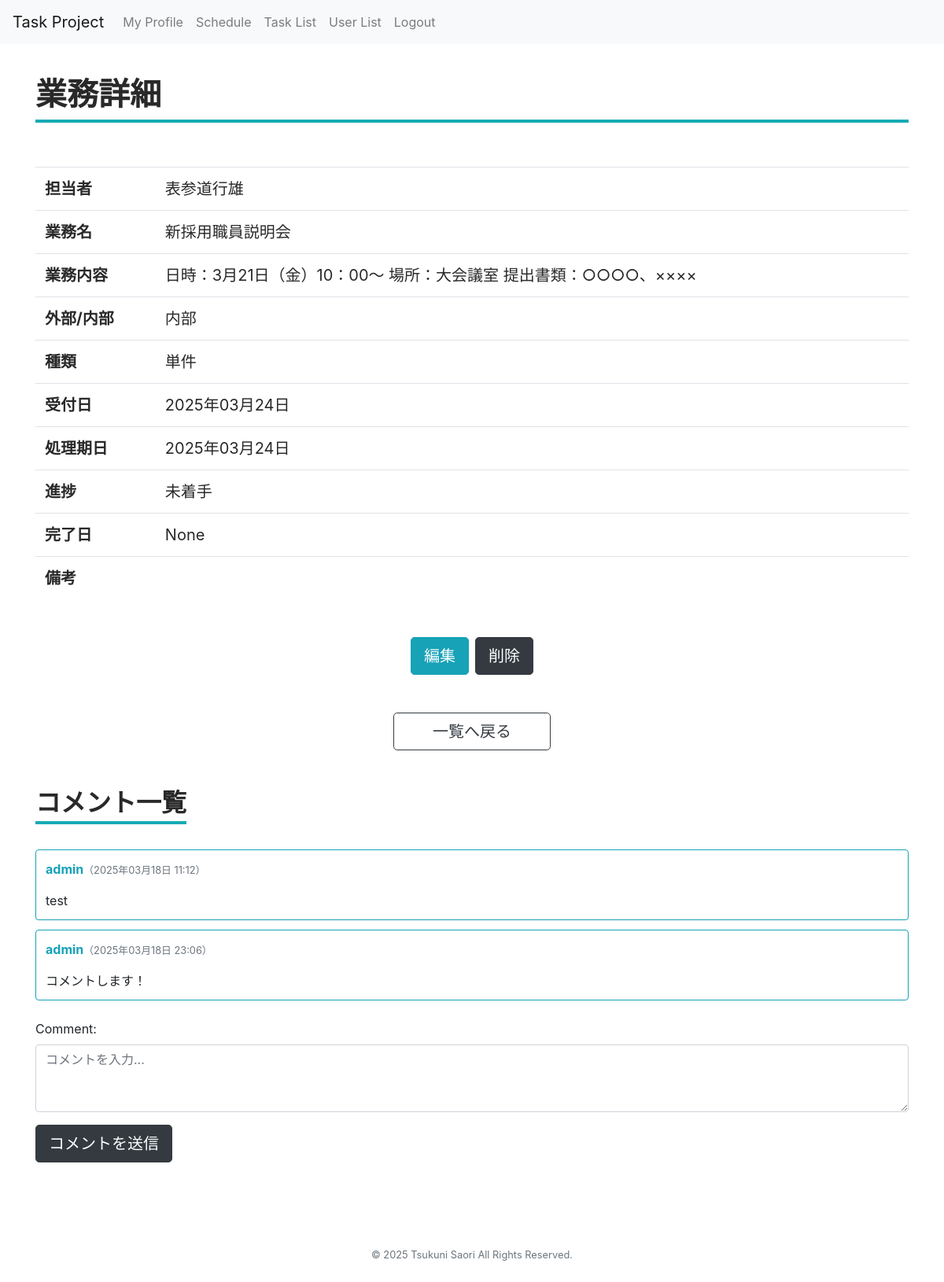
Screenshot of /task_app/detail_task/1/ (signed in) with the database file from the repository.
### task_app/models.py (models this page shows, shortened)
class Task(models.Model):
    owner = models.ForeignKey(CustomUser, on_delete=models.CASCADE, \
        related_name='task_owner')
    title = models.CharField(max_length=50, blank=False, )
    work =  models.TextField(max_length=1000, blank=True, null=True,)
    boundary = models.CharField(max_length=5, choices=BOUNDARY_CHOICES)
    category = models.CharField(max_length=10, choices=CATEGORY_CHOICES)
    reception_date = models.DateField()
    due_date = models.DateField()
    work_progress = models.CharField(max_length=10, blank=False, )
    completion_date = models.DateField(null=True, blank=True)  # 完了日を追加
    option = models.TextField(max_length=1000, blank=True, null=True,)
    class Meta:
        ordering = ('id',)

class CustomUser(AbstractUser):
    department = models.CharField(max_length=10,)
    my_goal = models.TextField(max_length=1000)
    groups = models.ManyToManyField(
        Group,
        related_name='task_groups',
        blank=True,  # グループにユーザーが所属していなくても空のリストにする
    )
    user_permissions = models.ManyToManyField(
        Permission,
        related_name='task_permissions',
        blank=True,  # 権限がなくても空のリストにする
    )
    class Meta:
        ordering = ('id',)

class Comment(models.Model):
    owner_user = models.ForeignKey(CustomUser, on_delete=models.CASCADE, \
        related_name='cmt_user')
    owner_task = models.ForeignKey(Task, on_delete=models.CASCADE, \
        related_name='cmt_task')
    comment = models.TextField(max_length=200,)
    pub_date = models.DateTimeField(auto_now_add=True)
    class Meta:
        ordering = ('pub_date',)

### task_app/views.py (the view)
# urls.py: path('detail_task/<int:task_id>/', views.detail_task, name='detail_task'),
@login_required(login_url='/task_app/login')
def detail_task(request, task_id):
    task = get_object_or_404(Task, id=task_id)
    comments = task.cmt_task.all()  # 'cmt_task' は'related_name'
    if request.method == 'POST':
        form = CommentForm(request.POST)
        if form.is_valid():
            comment = form.save(commit=False)
            comment.owner_task = task
            comment.owner_user = request.user
            comment.save()
            test = 'test'
            return redirect('detail_task', task_id=task.id)
    else:
        form = CommentForm()
    params = {
        'title' : '業務詳細' ,
        'task' : task ,
        'id' : task_id ,
        'comments' : comments ,
        'form' : form ,
    }
    return render(request,'task_app/detail_task.html', params)

### task_app/forms.py
class CommentForm(forms.ModelForm):
    class Meta:
        model = Comment
        fields = 'comment',
        widgets = {
            'comment': forms.Textarea(attrs={'class': 'form-control', \
            'rows': 3, 'placeholder': 'コメントを入力...'})
        }

### task_app/templates/task_app/detail_task.html (shortened to what this page needs)
{% extends 'base.html' %}
{% load static %}
{% block content %}
    <div class="mb-5">
        <h1>{{title}}</h1>
        <br>
        <table class="table">
            <tr><th>担当者</th><td>{{ task.owner.first_name }}{{ task.owner.last_name }}</td></tr>
            <tr><th>業務名</th><td>{{ task.title }}</td></tr>
            <tr><th>業務内容</th><td>{{ task.work }}</td></tr>
            <tr><th>外部/内部</th><td>{{ task.boundary }}</td></tr>
            <tr><th>種類</th><td>{{ task.category }}</td></tr>
            <tr><th>受付日</th><td>{{ task.reception_date|date:"Y年m月d日" }}</td></tr>
            <tr><th>処理期日</th><td>{{ task.due_date|date:"Y年m月d日" }}</td></tr>
            <tr><th>進捗</th><td>{{ task.work_progress }}</td></tr>
            <tr><th>完了日</th><td>{{ task.completion_date }}</td></tr>
            <tr><th>備考</th><td>{{ task.option }}</td></tr>
        </table>
        <div class="mt-5 d-flex justify-content-center">
            <a href="{% url 'edit_task' task.id %}" class="btn btn-info btn-lg mr-2">編集</a>
            {% include 'task_app/delete_task.html' %}
        </div>
        <div class="text-center mt-5">
            <a href="{% url 'task_list' %}" class="btn btn-outline-dark btn-lg" style="min-width: 200px;">一覧へ戻る</a>
        </div>
    </div>
    <div class="mt-4">
        <h2><span>コメント一覧</span></h2>
        {% for comment in comments %}
        <div class="comment-post">
                <p><span class="font-weight-bold text-info">{{ comment.owner_user.username }}</span><span class="text-muted small">（{{ comment.pub_date|date:"Y年m月d日 H:i" }}）</span></p>
                <div>{{ comment.comment }}</div>
        </div>
        {% empty %}
            <p>コメントはまだありません。</p>
        {% endfor %}
    </div>
    <div>
        <form method="post" class="mt-4">
            {{ form.as_p }}
            <button type="submit" class="btn btn-dark btn-lg">コメントを送信</button>
        </form>
    </div>
{% endblock %}

### rows the page displays
Task: owner.first_name "表参道", owner.last_name "行雄", title "新採用職員説明会", work "日時：3月21日（金）10：00〜 場所：大会議室 提出書類：○○○○、××××", boundary "内部", category "単件", reception_date "2025年03月24日", due_date "2025年03月24日", work_progress "未着手", completion_date "None"
Comment: owner_user.username "admin", pub_date "2025年03月18日 11:12", comment "test"
Comment: owner_user.username "admin", pub_date "2025年03月18日 23:06", comment "コメントします！"

### other values shown
{{ title }} "業務詳細"
